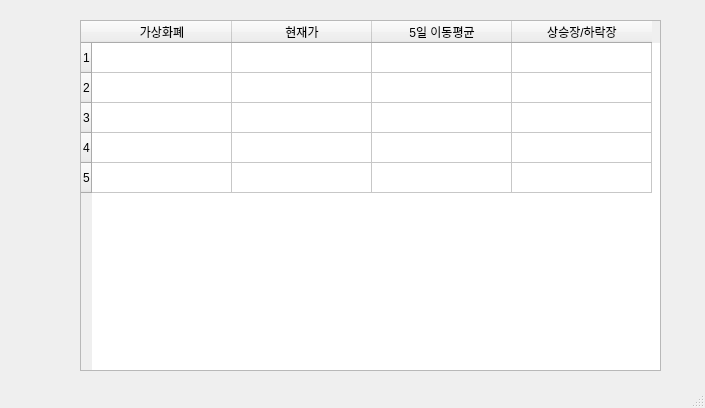
<?xml version="1.0" encoding="UTF-8"?>
<ui version="4.0">
 <class>MainWindow</class>
 <widget class="QMainWindow" name="MainWindow">
  <property name="geometry">
   <rect>
    <x>0</x>
    <y>0</y>
    <width>705</width>
    <height>408</height>
   </rect>
  </property>
  <property name="windowTitle">
   <string>상승장/하락장 알리미</string>
  </property>
  <widget class="QWidget" name="centralwidget">
   <widget class="QTableWidget" name="tableWidget">
    <property name="geometry">
     <rect>
      <x>80</x>
      <y>20</y>
      <width>581</width>
      <height>351</height>
     </rect>
    </property>
    <property name="rowCount">
     <number>5</number>
    </property>
    <property name="columnCount">
     <number>4</number>
    </property>
    <attribute name="horizontalHeaderDefaultSectionSize">
     <number>140</number>
    </attribute>
    <attribute name="verticalHeaderDefaultSectionSize">
     <number>30</number>
    </attribute>
    <row/>
    <row/>
    <row/>
    <row/>
    <row/>
    <column>
     <property name="text">
      <string>가상화폐</string>
     </property>
    </column>
    <column>
     <property name="text">
      <string>현재가</string>
     </property>
    </column>
    <column>
     <property name="text">
      <string>5일 이동평균</string>
     </property>
    </column>
    <column>
     <property name="text">
      <string>상승장/하락장</string>
     </property>
    </column>
   </widget>
  </widget>
  <widget class="QMenuBar" name="menubar">
   <property name="geometry">
    <rect>
     <x>0</x>
     <y>0</y>
     <width>705</width>
     <height>21</height>
    </rect>
   </property>
  </widget>
  <widget class="QStatusBar" name="statusbar"/>
 </widget>
 <resources/>
 <connections/>
</ui>
